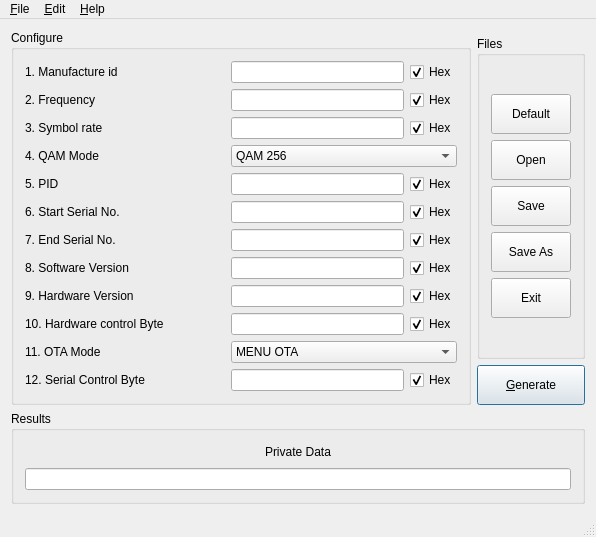
<?xml version="1.0" encoding="UTF-8"?>
<ui version="4.0">
 <class>MainWindow</class>
 <widget class="QMainWindow" name="MainWindow">
  <property name="geometry">
   <rect>
    <x>0</x>
    <y>0</y>
    <width>596</width>
    <height>524</height>
   </rect>
  </property>
  <property name="windowTitle">
   <string>PrivateDataGenerator -- Generate private data for COSHIP OTA</string>
  </property>
  <widget class="QWidget" name="centralWidget">
   <layout class="QGridLayout" name="gridLayout">
    <item row="0" column="0" rowspan="3">
     <widget class="QGroupBox" name="groupBox_2">
      <property name="title">
       <string>Configure</string>
      </property>
      <layout class="QVBoxLayout" name="verticalLayout_4">
       <item>
        <layout class="QVBoxLayout" name="verticalLayout">
         <item>
          <layout class="QHBoxLayout" name="horizontalLayout">
           <item>
            <widget class="QLabel" name="label">
             <property name="sizePolicy">
              <sizepolicy hsizetype="Fixed" vsizetype="Preferred">
               <horstretch>0</horstretch>
               <verstretch>0</verstretch>
              </sizepolicy>
             </property>
             <property name="minimumSize">
              <size>
               <width>200</width>
               <height>0</height>
              </size>
             </property>
             <property name="maximumSize">
              <size>
               <width>200</width>
               <height>16777215</height>
              </size>
             </property>
             <property name="text">
              <string>1. Manufacture id</string>
             </property>
            </widget>
           </item>
           <item>
            <widget class="QLineEdit" name="lineEdit_1"/>
           </item>
           <item>
            <widget class="QCheckBox" name="checkBox_1">
             <property name="text">
              <string>Hex</string>
             </property>
             <property name="checked">
              <bool>true</bool>
             </property>
            </widget>
           </item>
          </layout>
         </item>
         <item>
          <layout class="QHBoxLayout" name="horizontalLayout_2">
           <item>
            <widget class="QLabel" name="label_2">
             <property name="sizePolicy">
              <sizepolicy hsizetype="Fixed" vsizetype="Preferred">
               <horstretch>0</horstretch>
               <verstretch>0</verstretch>
              </sizepolicy>
             </property>
             <property name="minimumSize">
              <size>
               <width>200</width>
               <height>0</height>
              </size>
             </property>
             <property name="maximumSize">
              <size>
               <width>200</width>
               <height>16777215</height>
              </size>
             </property>
             <property name="text">
              <string>2. Frequency</string>
             </property>
            </widget>
           </item>
           <item>
            <widget class="QLineEdit" name="lineEdit_2"/>
           </item>
           <item>
            <widget class="QCheckBox" name="checkBox_2">
             <property name="text">
              <string>Hex</string>
             </property>
             <property name="checked">
              <bool>true</bool>
             </property>
            </widget>
           </item>
          </layout>
         </item>
         <item>
          <layout class="QHBoxLayout" name="horizontalLayout_3">
           <item>
            <widget class="QLabel" name="label_3">
             <property name="sizePolicy">
              <sizepolicy hsizetype="Fixed" vsizetype="Preferred">
               <horstretch>0</horstretch>
               <verstretch>0</verstretch>
              </sizepolicy>
             </property>
             <property name="minimumSize">
              <size>
               <width>200</width>
               <height>0</height>
              </size>
             </property>
             <property name="maximumSize">
              <size>
               <width>200</width>
               <height>16777215</height>
              </size>
             </property>
             <property name="text">
              <string>3. Symbol rate</string>
             </property>
            </widget>
           </item>
           <item>
            <widget class="QLineEdit" name="lineEdit_3"/>
           </item>
           <item>
            <widget class="QCheckBox" name="checkBox_3">
             <property name="text">
              <string>Hex</string>
             </property>
             <property name="checked">
              <bool>true</bool>
             </property>
            </widget>
           </item>
          </layout>
         </item>
         <item>
          <layout class="QHBoxLayout" name="horizontalLayout_4">
           <item>
            <widget class="QLabel" name="label_4">
             <property name="sizePolicy">
              <sizepolicy hsizetype="Fixed" vsizetype="Preferred">
               <horstretch>0</horstretch>
               <verstretch>0</verstretch>
              </sizepolicy>
             </property>
             <property name="minimumSize">
              <size>
               <width>200</width>
               <height>0</height>
              </size>
             </property>
             <property name="maximumSize">
              <size>
               <width>200</width>
               <height>16777215</height>
              </size>
             </property>
             <property name="text">
              <string>4. QAM Mode</string>
             </property>
            </widget>
           </item>
           <item>
            <widget class="QComboBox" name="comboBox_4">
             <property name="currentIndex">
              <number>4</number>
             </property>
             <item>
              <property name="text">
               <string>QAM 16</string>
              </property>
             </item>
             <item>
              <property name="text">
               <string>QAM 32</string>
              </property>
             </item>
             <item>
              <property name="text">
               <string>QAM 64</string>
              </property>
             </item>
             <item>
              <property name="text">
               <string>QAM 128</string>
              </property>
             </item>
             <item>
              <property name="text">
               <string>QAM 256</string>
              </property>
             </item>
            </widget>
           </item>
          </layout>
         </item>
         <item>
          <layout class="QHBoxLayout" name="horizontalLayout_5">
           <item>
            <widget class="QLabel" name="label_5">
             <property name="sizePolicy">
              <sizepolicy hsizetype="Fixed" vsizetype="Preferred">
               <horstretch>0</horstretch>
               <verstretch>0</verstretch>
              </sizepolicy>
             </property>
             <property name="minimumSize">
              <size>
               <width>200</width>
               <height>0</height>
              </size>
             </property>
             <property name="maximumSize">
              <size>
               <width>200</width>
               <height>16777215</height>
              </size>
             </property>
             <property name="text">
              <string>5. PID</string>
             </property>
            </widget>
           </item>
           <item>
            <widget class="QLineEdit" name="lineEdit_5"/>
           </item>
           <item>
            <widget class="QCheckBox" name="checkBox_5">
             <property name="text">
              <string>Hex</string>
             </property>
             <property name="checked">
              <bool>true</bool>
             </property>
            </widget>
           </item>
          </layout>
         </item>
         <item>
          <layout class="QHBoxLayout" name="horizontalLayout_6">
           <item>
            <widget class="QLabel" name="label_6">
             <property name="sizePolicy">
              <sizepolicy hsizetype="Fixed" vsizetype="Preferred">
               <horstretch>0</horstretch>
               <verstretch>0</verstretch>
              </sizepolicy>
             </property>
             <property name="minimumSize">
              <size>
               <width>200</width>
               <height>0</height>
              </size>
             </property>
             <property name="maximumSize">
              <size>
               <width>200</width>
               <height>16777215</height>
              </size>
             </property>
             <property name="text">
              <string>6. Start Serial No.</string>
             </property>
            </widget>
           </item>
           <item>
            <widget class="QLineEdit" name="lineEdit_6"/>
           </item>
           <item>
            <widget class="QCheckBox" name="checkBox_6">
             <property name="text">
              <string>Hex</string>
             </property>
             <property name="checked">
              <bool>true</bool>
             </property>
            </widget>
           </item>
          </layout>
         </item>
         <item>
          <layout class="QHBoxLayout" name="horizontalLayout_7">
           <item>
            <widget class="QLabel" name="label_7">
             <property name="sizePolicy">
              <sizepolicy hsizetype="Fixed" vsizetype="Preferred">
               <horstretch>0</horstretch>
               <verstretch>0</verstretch>
              </sizepolicy>
             </property>
             <property name="minimumSize">
              <size>
               <width>200</width>
               <height>0</height>
              </size>
             </property>
             <property name="maximumSize">
              <size>
               <width>200</width>
               <height>16777215</height>
              </size>
             </property>
             <property name="text">
              <string>7. End Serial No.</string>
             </property>
            </widget>
           </item>
           <item>
            <widget class="QLineEdit" name="lineEdit_7"/>
           </item>
           <item>
            <widget class="QCheckBox" name="checkBox_7">
             <property name="text">
              <string>Hex</string>
             </property>
             <property name="checked">
              <bool>true</bool>
             </property>
            </widget>
           </item>
          </layout>
         </item>
         <item>
          <layout class="QHBoxLayout" name="horizontalLayout_8">
           <item>
            <widget class="QLabel" name="label_8">
             <property name="sizePolicy">
              <sizepolicy hsizetype="Fixed" vsizetype="Preferred">
               <horstretch>0</horstretch>
               <verstretch>0</verstretch>
              </sizepolicy>
             </property>
             <property name="minimumSize">
              <size>
               <width>200</width>
               <height>0</height>
              </size>
             </property>
             <property name="maximumSize">
              <size>
               <width>200</width>
               <height>16777215</height>
              </size>
             </property>
             <property name="text">
              <string>8. Software Version</string>
             </property>
            </widget>
           </item>
           <item>
            <widget class="QLineEdit" name="lineEdit_8"/>
           </item>
           <item>
            <widget class="QCheckBox" name="checkBox_8">
             <property name="text">
              <string>Hex</string>
             </property>
             <property name="checked">
              <bool>true</bool>
             </property>
            </widget>
           </item>
          </layout>
         </item>
         <item>
          <layout class="QHBoxLayout" name="horizontalLayout_9">
           <item>
            <widget class="QLabel" name="label_9">
             <property name="sizePolicy">
              <sizepolicy hsizetype="Fixed" vsizetype="Preferred">
               <horstretch>0</horstretch>
               <verstretch>0</verstretch>
              </sizepolicy>
             </property>
             <property name="minimumSize">
              <size>
               <width>200</width>
               <height>0</height>
              </size>
             </property>
             <property name="maximumSize">
              <size>
               <width>200</width>
               <height>16777215</height>
              </size>
             </property>
             <property name="text">
              <string>9. Hardware Version</string>
             </property>
            </widget>
           </item>
           <item>
            <widget class="QLineEdit" name="lineEdit_9"/>
           </item>
           <item>
            <widget class="QCheckBox" name="checkBox_9">
             <property name="text">
              <string>Hex</string>
             </property>
             <property name="checked">
              <bool>true</bool>
             </property>
            </widget>
           </item>
          </layout>
         </item>
         <item>
          <layout class="QHBoxLayout" name="horizontalLayout_10">
           <item>
            <widget class="QLabel" name="label_10">
             <property name="sizePolicy">
              <sizepolicy hsizetype="Fixed" vsizetype="Preferred">
               <horstretch>0</horstretch>
               <verstretch>0</verstretch>
              </sizepolicy>
             </property>
             <property name="minimumSize">
              <size>
               <width>200</width>
               <height>0</height>
              </size>
             </property>
             <property name="maximumSize">
              <size>
               <width>200</width>
               <height>16777215</height>
              </size>
             </property>
             <property name="text">
              <string>10. Hardware control Byte</string>
             </property>
            </widget>
           </item>
           <item>
            <widget class="QLineEdit" name="lineEdit_10"/>
           </item>
           <item>
            <widget class="QCheckBox" name="checkBox_10">
             <property name="text">
              <string>Hex</string>
             </property>
             <property name="checked">
              <bool>true</bool>
             </property>
            </widget>
           </item>
          </layout>
         </item>
         <item>
          <layout class="QHBoxLayout" name="horizontalLayout_11">
           <item>
            <widget class="QLabel" name="label_11">
             <property name="sizePolicy">
              <sizepolicy hsizetype="Fixed" vsizetype="Preferred">
               <horstretch>0</horstretch>
               <verstretch>0</verstretch>
              </sizepolicy>
             </property>
             <property name="minimumSize">
              <size>
               <width>200</width>
               <height>0</height>
              </size>
             </property>
             <property name="maximumSize">
              <size>
               <width>200</width>
               <height>16777215</height>
              </size>
             </property>
             <property name="text">
              <string>11. OTA Mode</string>
             </property>
            </widget>
           </item>
           <item>
            <widget class="QComboBox" name="comboBox_11">
             <item>
              <property name="text">
               <string>MENU OTA</string>
              </property>
             </item>
             <item>
              <property name="text">
               <string>Force OTA</string>
              </property>
             </item>
            </widget>
           </item>
          </layout>
         </item>
         <item>
          <layout class="QHBoxLayout" name="horizontalLayout_12">
           <item>
            <widget class="QLabel" name="label_12">
             <property name="sizePolicy">
              <sizepolicy hsizetype="Fixed" vsizetype="Preferred">
               <horstretch>0</horstretch>
               <verstretch>0</verstretch>
              </sizepolicy>
             </property>
             <property name="minimumSize">
              <size>
               <width>200</width>
               <height>0</height>
              </size>
             </property>
             <property name="maximumSize">
              <size>
               <width>200</width>
               <height>16777215</height>
              </size>
             </property>
             <property name="text">
              <string>12. Serial Control Byte</string>
             </property>
            </widget>
           </item>
           <item>
            <widget class="QLineEdit" name="lineEdit_12"/>
           </item>
           <item>
            <widget class="QCheckBox" name="checkBox_12">
             <property name="text">
              <string>Hex</string>
             </property>
             <property name="checked">
              <bool>true</bool>
             </property>
            </widget>
           </item>
          </layout>
         </item>
        </layout>
       </item>
      </layout>
     </widget>
    </item>
    <item row="1" column="1">
     <widget class="QGroupBox" name="groupBox_3">
      <property name="title">
       <string>Files</string>
      </property>
      <layout class="QVBoxLayout" name="verticalLayout_5">
       <item>
        <spacer name="verticalSpacer">
         <property name="orientation">
          <enum>Qt::Vertical</enum>
         </property>
         <property name="sizeType">
          <enum>QSizePolicy::Preferred</enum>
         </property>
         <property name="sizeHint" stdset="0">
          <size>
           <width>20</width>
           <height>30</height>
          </size>
         </property>
        </spacer>
       </item>
       <item>
        <layout class="QVBoxLayout" name="verticalLayout_3">
         <item>
          <widget class="QPushButton" name="pushButton_default">
           <property name="sizePolicy">
            <sizepolicy hsizetype="Minimum" vsizetype="Preferred">
             <horstretch>0</horstretch>
             <verstretch>0</verstretch>
            </sizepolicy>
           </property>
           <property name="minimumSize">
            <size>
             <width>0</width>
             <height>40</height>
            </size>
           </property>
           <property name="text">
            <string>Default</string>
           </property>
          </widget>
         </item>
         <item>
          <widget class="QPushButton" name="pushButton_open">
           <property name="sizePolicy">
            <sizepolicy hsizetype="Minimum" vsizetype="Preferred">
             <horstretch>0</horstretch>
             <verstretch>0</verstretch>
            </sizepolicy>
           </property>
           <property name="minimumSize">
            <size>
             <width>0</width>
             <height>40</height>
            </size>
           </property>
           <property name="maximumSize">
            <size>
             <width>16777215</width>
             <height>40</height>
            </size>
           </property>
           <property name="text">
            <string>Open</string>
           </property>
          </widget>
         </item>
         <item>
          <widget class="QPushButton" name="pushButton_save">
           <property name="sizePolicy">
            <sizepolicy hsizetype="Minimum" vsizetype="Preferred">
             <horstretch>0</horstretch>
             <verstretch>0</verstretch>
            </sizepolicy>
           </property>
           <property name="minimumSize">
            <size>
             <width>0</width>
             <height>40</height>
            </size>
           </property>
           <property name="maximumSize">
            <size>
             <width>16777215</width>
             <height>40</height>
            </size>
           </property>
           <property name="text">
            <string>Save</string>
           </property>
          </widget>
         </item>
         <item>
          <widget class="QPushButton" name="pushButton_saveas">
           <property name="sizePolicy">
            <sizepolicy hsizetype="Minimum" vsizetype="Preferred">
             <horstretch>0</horstretch>
             <verstretch>0</verstretch>
            </sizepolicy>
           </property>
           <property name="minimumSize">
            <size>
             <width>0</width>
             <height>40</height>
            </size>
           </property>
           <property name="maximumSize">
            <size>
             <width>16777215</width>
             <height>40</height>
            </size>
           </property>
           <property name="text">
            <string>Save As</string>
           </property>
          </widget>
         </item>
         <item>
          <widget class="QPushButton" name="pushButton_exit">
           <property name="sizePolicy">
            <sizepolicy hsizetype="Minimum" vsizetype="Preferred">
             <horstretch>0</horstretch>
             <verstretch>0</verstretch>
            </sizepolicy>
           </property>
           <property name="minimumSize">
            <size>
             <width>0</width>
             <height>40</height>
            </size>
           </property>
           <property name="maximumSize">
            <size>
             <width>16777215</width>
             <height>40</height>
            </size>
           </property>
           <property name="text">
            <string>Exit</string>
           </property>
          </widget>
         </item>
        </layout>
       </item>
       <item>
        <spacer name="verticalSpacer_2">
         <property name="orientation">
          <enum>Qt::Vertical</enum>
         </property>
         <property name="sizeType">
          <enum>QSizePolicy::Preferred</enum>
         </property>
         <property name="sizeHint" stdset="0">
          <size>
           <width>20</width>
           <height>29</height>
          </size>
         </property>
        </spacer>
       </item>
      </layout>
     </widget>
    </item>
    <item row="3" column="0" colspan="2">
     <widget class="QGroupBox" name="groupBox">
      <property name="title">
       <string>Results</string>
      </property>
      <layout class="QVBoxLayout" name="verticalLayout_2">
       <item>
        <layout class="QHBoxLayout" name="horizontalLayout_13">
         <item>
          <spacer name="horizontalSpacer_13">
           <property name="orientation">
            <enum>Qt::Horizontal</enum>
           </property>
           <property name="sizeHint" stdset="0">
            <size>
             <width>40</width>
             <height>20</height>
            </size>
           </property>
          </spacer>
         </item>
         <item>
          <widget class="QLabel" name="label_13">
           <property name="text">
            <string>Private Data</string>
           </property>
          </widget>
         </item>
         <item>
          <spacer name="horizontalSpacer_14">
           <property name="orientation">
            <enum>Qt::Horizontal</enum>
           </property>
           <property name="sizeHint" stdset="0">
            <size>
             <width>40</width>
             <height>20</height>
            </size>
           </property>
          </spacer>
         </item>
        </layout>
       </item>
       <item>
        <widget class="QLineEdit" name="lineEdit_result">
         <property name="sizePolicy">
          <sizepolicy hsizetype="Expanding" vsizetype="Minimum">
           <horstretch>0</horstretch>
           <verstretch>0</verstretch>
          </sizepolicy>
         </property>
         <property name="readOnly">
          <bool>true</bool>
         </property>
        </widget>
       </item>
      </layout>
     </widget>
    </item>
    <item row="2" column="1">
     <widget class="QPushButton" name="pushButton_generate">
      <property name="sizePolicy">
       <sizepolicy hsizetype="Minimum" vsizetype="Expanding">
        <horstretch>0</horstretch>
        <verstretch>0</verstretch>
       </sizepolicy>
      </property>
      <property name="minimumSize">
       <size>
        <width>0</width>
        <height>40</height>
       </size>
      </property>
      <property name="text">
       <string>&amp;Generate</string>
      </property>
      <property name="autoDefault">
       <bool>true</bool>
      </property>
      <property name="default">
       <bool>true</bool>
      </property>
      <property name="flat">
       <bool>false</bool>
      </property>
     </widget>
    </item>
   </layout>
  </widget>
  <widget class="QMenuBar" name="menuBar">
   <property name="geometry">
    <rect>
     <x>0</x>
     <y>0</y>
     <width>596</width>
     <height>19</height>
    </rect>
   </property>
   <widget class="QMenu" name="menu_File">
    <property name="title">
     <string>&amp;File</string>
    </property>
    <addaction name="actionOpen"/>
    <addaction name="actionClose"/>
    <addaction name="separator"/>
    <addaction name="actionExit"/>
   </widget>
   <widget class="QMenu" name="menu_Edit">
    <property name="title">
     <string>&amp;Edit</string>
    </property>
    <addaction name="actionCopy"/>
    <addaction name="actionCut"/>
    <addaction name="actionPaste"/>
   </widget>
   <widget class="QMenu" name="menu_Help">
    <property name="title">
     <string>&amp;Help</string>
    </property>
    <addaction name="actionAbout"/>
    <addaction name="actionHelp"/>
   </widget>
   <addaction name="menu_File"/>
   <addaction name="menu_Edit"/>
   <addaction name="menu_Help"/>
  </widget>
  <widget class="QStatusBar" name="statusBar"/>
  <action name="actionOpen">
   <property name="text">
    <string>&amp;Open</string>
   </property>
   <property name="shortcut">
    <string>Ctrl+O</string>
   </property>
  </action>
  <action name="actionClose">
   <property name="text">
    <string>&amp;Close</string>
   </property>
   <property name="shortcut">
    <string>Ctrl+W</string>
   </property>
  </action>
  <action name="actionExit">
   <property name="text">
    <string>&amp;Exit</string>
   </property>
   <property name="shortcut">
    <string>Ctrl+Q</string>
   </property>
  </action>
  <action name="actionCopy">
   <property name="text">
    <string>&amp;Copy</string>
   </property>
   <property name="shortcut">
    <string>Ctrl+C</string>
   </property>
  </action>
  <action name="actionPaste">
   <property name="text">
    <string>&amp;Paste</string>
   </property>
   <property name="shortcut">
    <string>Ctrl+V</string>
   </property>
  </action>
  <action name="actionCut">
   <property name="text">
    <string>C&amp;ut</string>
   </property>
   <property name="shortcut">
    <string>Ctrl+X</string>
   </property>
  </action>
  <action name="actionAbout">
   <property name="text">
    <string>&amp;About</string>
   </property>
   <property name="shortcut">
    <string>F2</string>
   </property>
  </action>
  <action name="actionHelp">
   <property name="text">
    <string>&amp;Help</string>
   </property>
   <property name="shortcut">
    <string>F1</string>
   </property>
  </action>
 </widget>
 <layoutdefault spacing="6" margin="11"/>
 <tabstops>
  <tabstop>lineEdit_1</tabstop>
  <tabstop>lineEdit_2</tabstop>
  <tabstop>lineEdit_3</tabstop>
  <tabstop>comboBox_4</tabstop>
  <tabstop>lineEdit_5</tabstop>
  <tabstop>lineEdit_6</tabstop>
  <tabstop>lineEdit_7</tabstop>
  <tabstop>lineEdit_8</tabstop>
  <tabstop>lineEdit_9</tabstop>
  <tabstop>lineEdit_10</tabstop>
  <tabstop>comboBox_11</tabstop>
  <tabstop>lineEdit_12</tabstop>
  <tabstop>pushButton_generate</tabstop>
  <tabstop>pushButton_save</tabstop>
  <tabstop>pushButton_exit</tabstop>
  <tabstop>pushButton_open</tabstop>
  <tabstop>pushButton_saveas</tabstop>
  <tabstop>checkBox_1</tabstop>
  <tabstop>checkBox_7</tabstop>
  <tabstop>checkBox_2</tabstop>
  <tabstop>checkBox_3</tabstop>
  <tabstop>checkBox_5</tabstop>
  <tabstop>checkBox_6</tabstop>
  <tabstop>checkBox_8</tabstop>
  <tabstop>checkBox_9</tabstop>
  <tabstop>checkBox_10</tabstop>
  <tabstop>checkBox_12</tabstop>
  <tabstop>lineEdit_result</tabstop>
  <tabstop>pushButton_default</tabstop>
 </tabstops>
 <resources/>
 <connections>
  <connection>
   <sender>actionExit</sender>
   <signal>triggered()</signal>
   <receiver>MainWindow</receiver>
   <slot>close()</slot>
   <hints>
    <hint type="sourcelabel">
     <x>-1</x>
     <y>-1</y>
    </hint>
    <hint type="destinationlabel">
     <x>174</x>
     <y>261</y>
    </hint>
   </hints>
  </connection>
  <connection>
   <sender>pushButton_exit</sender>
   <signal>clicked()</signal>
   <receiver>MainWindow</receiver>
   <slot>close()</slot>
   <hints>
    <hint type="sourcelabel">
     <x>538</x>
     <y>303</y>
    </hint>
    <hint type="destinationlabel">
     <x>297</x>
     <y>261</y>
    </hint>
   </hints>
  </connection>
 </connections>
</ui>
